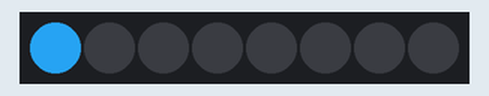
Recording of a program running on a simulated ESP8266 board running MicroPython. Shown: 8 RGB LEDs in strip order, left to right. Dim RGB values are drawn brighter than linear; random numbers come from a fixed seed. At 8.0 s the program stops and its outputs stay as they are.

Above: at 0.6 s.
At 2.1 s:
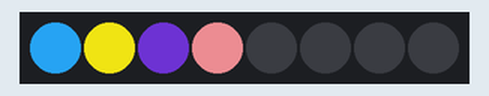
At 3.1 s:
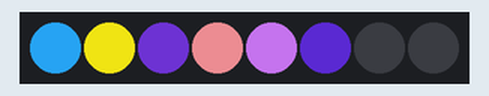
At 4.1 s:
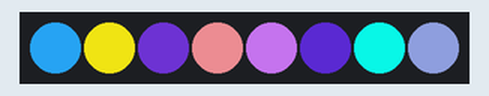
At 5.6 s:
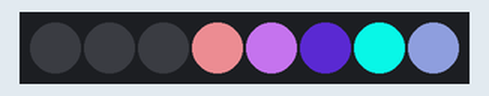
At 7.6 s:
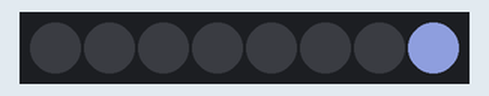
Timing chart, 0 to 9.5 s (numbered marks = the images above):
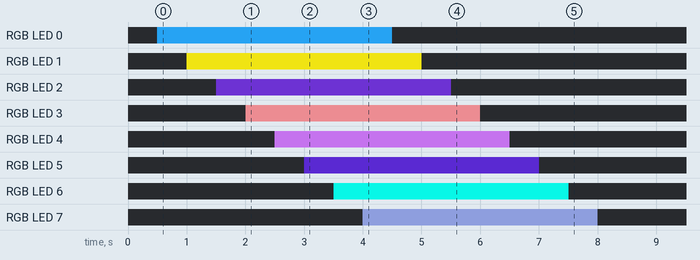

Measured:
- by itself, RGB LED 0: off → RGB(34, 145, 216) at 0.50 s, → off 4.0 s later
- by itself, RGB LED 1: off → RGB(205, 195, 16) at 1.0 s, → off 4.0 s later
- by itself, RGB LED 2: off → RGB(65, 30, 126) at 1.5 s, → off 4.0 s later
- by itself, RGB LED 3: off → RGB(194, 115, 120) at 2.0 s, → off 4.0 s later
- by itself, RGB LED 4: off → RGB(166, 97, 201) at 2.5 s, → off 4.0 s later
- by itself, RGB LED 5: off → RGB(53, 24, 124) at 3.0 s, → off 4.0 s later
- by itself, RGB LED 6: off → RGB(7, 228, 213) at 3.5 s, → off 4.0 s later
- by itself, RGB LED 7: off → RGB(99, 110, 155) at 4.0 s, → off 4.0 s later

The program:

rgb.py
```python
from machine import Pin
from neopixel import NeoPixel
from time import sleep
from os import urandom

np = NeoPixel(Pin(5),8)
# np[0] = (255, 0, 0)
# np[1] = (0, 255, 0)
# np[2] = (0, 0, 255)


for i in range(8):
    np[i] = (urandom(1)[0], urandom(1)[0], urandom(1)[0])
    sleep(0.5)
    np.write()

for i in range(8):
    np[i] = (0, 0, 0)
    sleep(0.5)
    np.write()

np.write()
```
